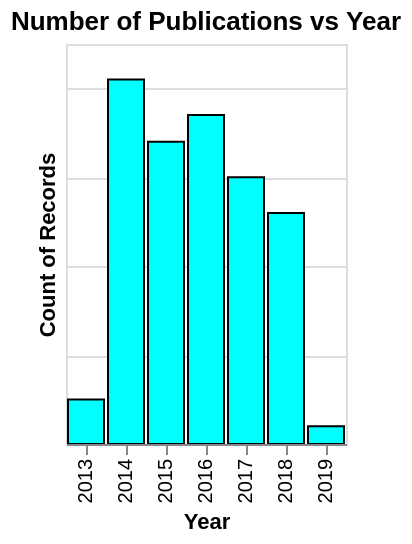

The specification (Vega-Lite) saved for this image:
### Vega specification from a JSON file in a GitHub repository (floating-point values rounded to 4 significant figures; data arrays with more than 128 entries replaced by an {"elided": "..."} marker saying what was removed)
{"$schema": "https://vega.github.io/schema/vega/v5.json", "autosize": "pad", "padding": 5, "height": 200, "title": {"text": {"signal": "changeTitle"}, "frame": "group"}, "style": "cell", "data": [{"name": "source_0", "values": {"elided": "175 records"}}, {"name": "data_1", "source": "source_0", "transform": [{"type": "formula", "as": "int_month", "expr": "parseInt(datum.month) - 1"}, {"type": "formula", "as": "new_month", "expr": "isValid(datum.int_month) ? timeFormat(datetime(2000, datum.int_month), '%b') : 'Unk'"}, {"type": "formula", "as": "xfield", "expr": "select ? datum.new_month : datum.year"}, {"type": "filter", "expr": "select ? select.xfield == datum.year : datum"}, {"type": "collect", "sort": {"field": ["year", "int_month"], "order": ["ascending", "ascending"]}}]}, {"name": "data_0", "source": "data_1", "transform": [{"type": "aggregate", "groupby": ["xfield"], "ops": ["count"], "fields": [null], "as": ["__count"]}]}], "signals": [{"name": "x_step", "value": 20}, {"name": "width", "update": "bandspace(domain('x').length, 0.1, 0.05) * x_step"}, {"name": "select", "value": null, "on": [{"events": "click", "update": "select ? null : datum"}, {"events": "dblclick", "update": "null"}]}, {"name": "change", "update": "select ? 'Month' : 'Year' "}, {"name": "changeTitle", "value": "Number of Publications vs Year", "update": "select ? 'Number of Publications vs Month' + ' (' + select.xfield + ')' : 'Number of Publications vs Year'"}], "marks": [{"name": "marks", "type": "rect", "style": ["bar"], "from": {"data": "data_0"}, "encode": {"update": {"fill": {"value": "#00FFFF"}, "stroke": {"value": "black"}, "cursor": {"value": "pointer"}, "tooltip": [{"test": "!select", "signal": "{\"Year\": ''+datum[\"xfield\"], \"Count of Records\": format(datum[\"__count\"], \"\")}"}, {"signal": "{\"Month\": ''+datum[\"xfield\"], \"Count of Records\": format(datum[\"__count\"], \"\")}"}], "x": {"scale": "x", "field": "xfield"}, "width": {"scale": "x", "band": true}, "y": {"scale": "y", "field": "__count"}, "y2": {"scale": "y", "value": 0}}}}], "scales": [{"name": "x", "type": "band", "domain": {"data": "data_0", "field": "xfield"}, "range": {"step": {"signal": "x_step"}}, "paddingInner": 0.1, "paddingOuter": 0.05}, {"name": "y", "type": "linear", "domain": {"data": "data_0", "field": "__count"}, "range": [{"signal": "height"}, 0], "nice": true, "zero": true}], "axes": [{"scale": "x", "orient": "bottom", "grid": false, "title": {"signal": "change"}, "labelAlign": "right", "labelAngle": 270, "labelBaseline": "middle", "zindex": 1, "labels": true}, {"scale": "y", "orient": "left", "grid": true, "title": "Count of Records", "labelOverlap": true, "tickCount": {"signal": "ceil(height/40)"}, "zindex": 0, "domain": false, "labels": false, "maxExtent": 0, "minExtent": 0, "ticks": false}], "config": {}}
